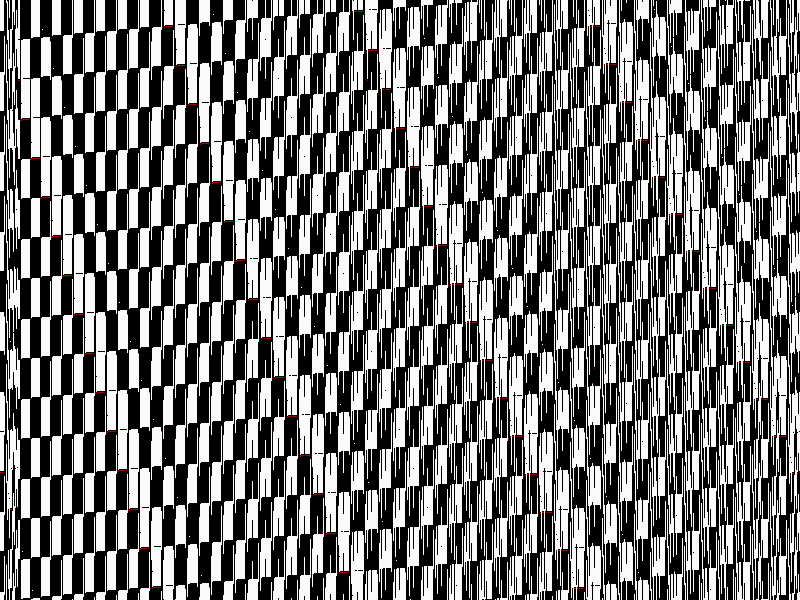
Frame 1 (no input)
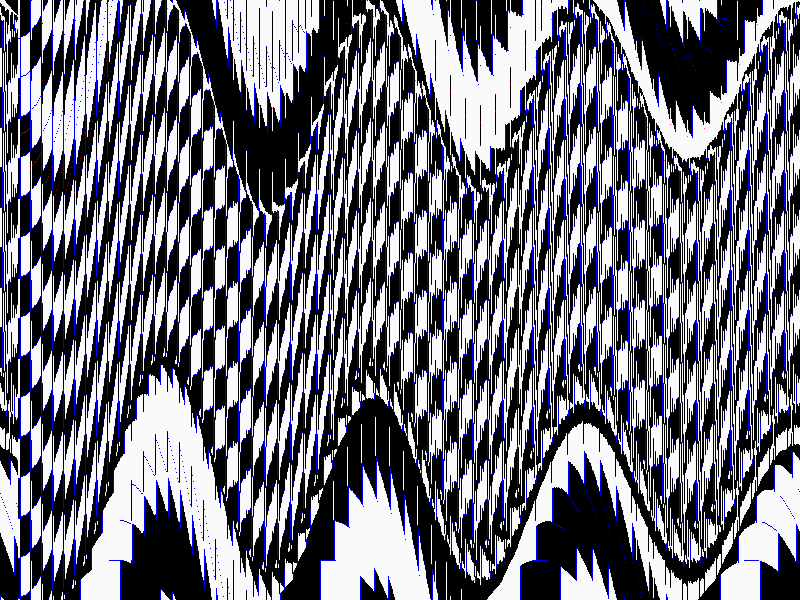
Frame 60 (the mouse pressed at the canvas centre just before this capture)
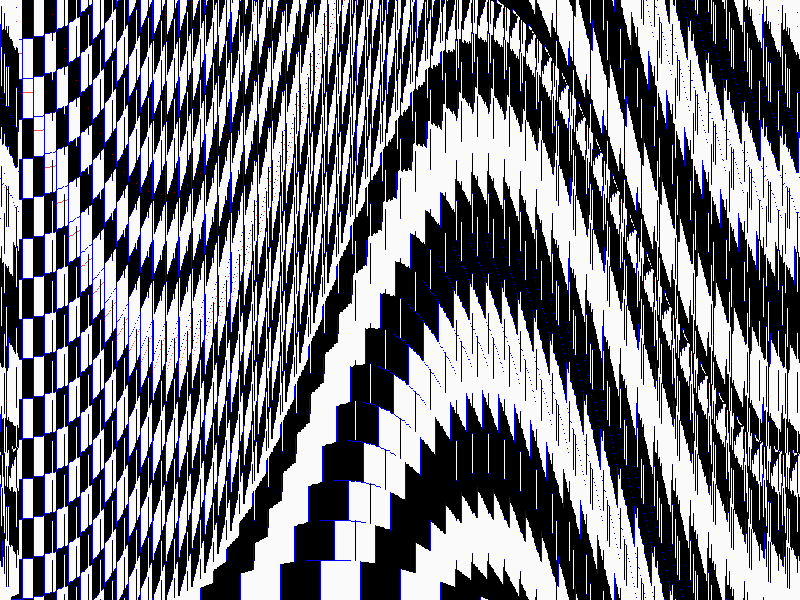
Frame 120 (the mouse held since frame 60 and released just before this capture)

The Processing sketch that drew these frames (run headless with seeded random() and noise(); from frame 60 on, the mouse is pressed at the canvas centre):

// Processing sketch: deformation
// ── deformation.pde

float i=0;
void setup(){
size (800,600);
background (0);

}
color c= color(0);
void draw()

{background(0);i+=5;
fill(250);
for(int x=0 ;x<800;x+=80)
for(int y=0 ;y<600;y+=40)rect(x+y%80,y,40,40);

stroke(250,0,0);
for(int x=0;x<800;x++)point(x,second());



for(int u=0 ;u<800;u+=1)
for(int uu=0 ;uu<600;uu+=1){
c = get(int(u), +int(uu ));
stroke(0,0,250);


//set(int(u,uu,c);


//set((int(3-u+i%800))%800,(+int(uu+40*cos(i/1000*u)))%600,c);
//set((int(3-u+50*10%800))%700,(+int(uu+40*cos(i/100+7/1000*u)))%600,c*uu);
//set((int(u+i%800))%800,(+int(uu+40*cos(i*10+10/1000*u)))%600,c*uu);

//set((int(u*1.01+i%2.2+i/20%800))%800,(+int(uu+40*cos((i/10%50)/1000*u)))%600,c);

set((int(u*1.01+i%2.2+10%800))%800,(+int(uu+40*cos((i/10%50)/1000*u)))%600,c);
}



}
